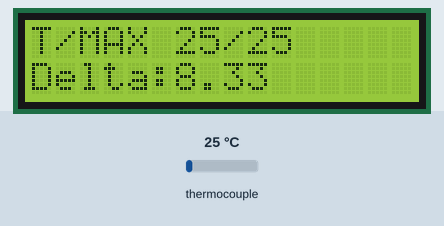
Bench run of a sketch on a simulated Arduino Mega 2560, built with avr-gcc and run on an emulated ATmega2560. On the bench: 16×2 character LCD. Inputs (shaded band) come from the test bench; at power-on: thermocouple 25 °C. What the sketch prints to the serial monitor is not drawn.

Above: at 2.2 s.
2.3 s: thermocouple set to 6 °C
At 3.4 s:
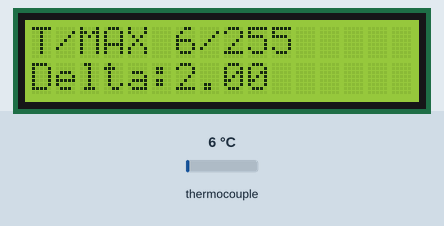
5.3 s: thermocouple set to 75 °C
At 6.7 s:
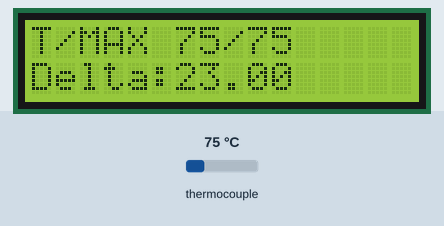
7.0 s: thermocouple set to 150 °C
At 8.0 s:
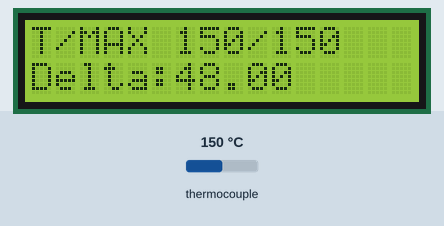
Timing chart, 0 to 10.0 s (numbered marks = the images above; inputs shaded):
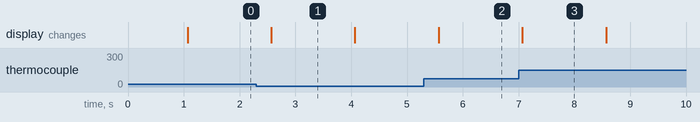

Measured:
- after the input at 2.3 s, the display: changes after 0.27 s (image 1)
- after the input at 5.3 s, the display: changes after 0.27 s (image 2)
- after the input at 7.0 s, the display: changes after 0.07 s (image 3)
- what the display in image 1 shows lasts 1.5 s, from 2.6 s to 4.1 s

The sketch:

Simple_TC_measure.ino
```cpp
#include <max6675.h>
#include <SPI.h> //Don't forget that guy
#include <LiquidCrystal.h>

#define MAX_GND 43
#define MAX_VCC 41
#define MAX_SCK 39
#define MAX_CS 37
#define MAX_DO 35

#define LCD_RS 8
#define LCD_ENABLE 9
#define LCD_D4 4
#define LCD_D5 5
#define LCD_D6 6
#define LCD_D7 7

LiquidCrystal lcd(LCD_RS, LCD_ENABLE, LCD_D4, LCD_D5, LCD_D6, LCD_D7);
MAX6675 TC(MAX_SCK, MAX_CS, MAX_DO);

double max_T = 0.00;
int interval = 375;
double delta[8] = {0.0,0.0,0.0,0.0,0.0,0.0,0.0,0.0};
unsigned long last_read = 0;
double T = 0;
double previous_T = 0;
int i = 0;
double avg_delta;


void setup() {
  // put your setup code here, to run once:
  Serial.begin(115200);
  lcd.begin(16, 2);
  pinMode(MAX_VCC, OUTPUT);
  pinMode(MAX_GND, OUTPUT);
  digitalWrite(MAX_VCC, HIGH);
  digitalWrite(MAX_GND, LOW);
  lcd.setCursor(0, 0);
  lcd.print("T/MAX ");
  lcd.setCursor(0, 1);
  lcd.print("Delta:");
  delay(1000);
  //Doesn't look like the thermocouple has a .begin()
}

void loop() {
  // put your main code here, to run repeatedly:

  last_read = millis();
  T = TC.readCelsius();
  Serial.println(T);
  lcd.setCursor(6, 0);
  lcd.print((int)T);
  lcd.print('/');
  max_T = max(T, max_T);
  lcd.print((int)max_T);
  for(i=0;i<=6;i++) {
    delta[i] = delta[i+1];
  }
  //delta[7]=(T-previous_T)/(interval/1000.0);
  delta[7]=(T-previous_T)/(interval/1000.0);
  lcd.setCursor(6,1);

  avg_delta = 0.0;
  for(i=0;i<=7;i++) {
    //
avg_delta = avg_delta+(delta[i]);
  }
  //avg_delta = sqrt(avg_delta/8);
  avg_delta = (avg_delta/8);
  lcd.print(abs(avg_delta));

  previous_T = T;


  while ((millis() - last_read) < interval) {
    ;
  }

}
```
